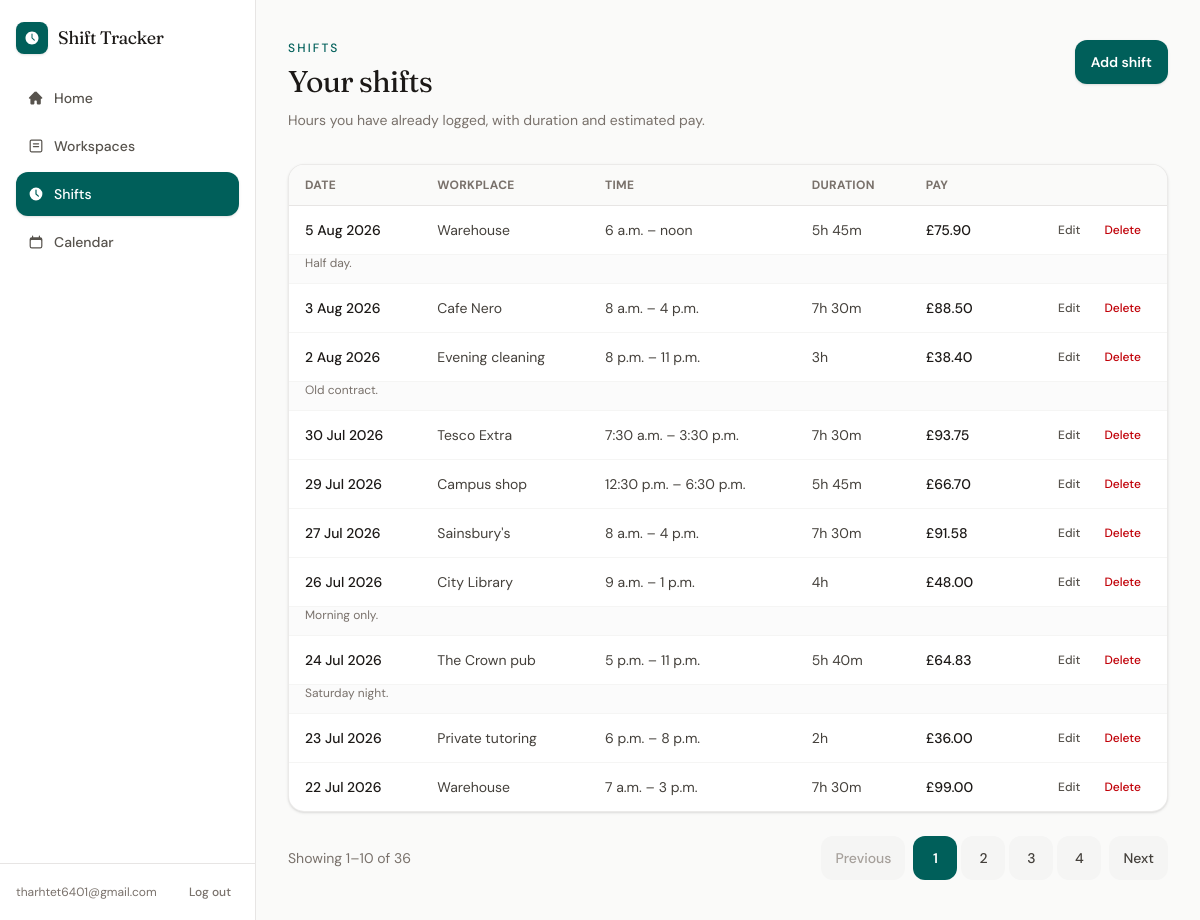
The page /shifts/ (signed in) on the database its author committed.
### shifts/models.py (models this page shows, shortened)
class Shift(models.Model):
    user = models.ForeignKey(
        settings.AUTH_USER_MODEL,
        on_delete=models.CASCADE,
        related_name="shifts",
    )
    workplace = models.ForeignKey(
        Workplace,
        on_delete=models.PROTECT,
        related_name="shifts",
    )
    date = models.DateField()
    start_time = models.TimeField()
    end_time = models.TimeField()
    break_minutes = models.PositiveIntegerField(default=0)
    hourly_rate_at_time = models.DecimalField(
        max_digits=6,
        decimal_places=2,
    )
    notes = models.TextField(
        blank=True,
    )
    created_at = models.DateTimeField(auto_now_add=True)
    updated_at = models.DateTimeField(auto_now=True)
    def duration_minutes(self):
        start = datetime.combine(
            self.date,
            self.start_time,
        )
        end = datetime.combine(
            self.date,
            self.end_time,
        )
        if end <= start:
            end += timedelta(days=1)
        total_minutes = int(
            (end - start).total_seconds() / 60
        )
        return total_minutes - self.break_minutes
    def duration_hours(self):
        return Decimal(self.duration_minutes()) / Decimal("60")
    def duration_display(self):
        minutes = max(self.duration_minutes(), 0)
        hours, remaining = divmod(minutes, 60)
        if hours and remaining:
            return f"{hours}h {remaining}m"
        if hours:
            return f"{hours}h"
        return f"{remaining}m"
    def estimated_earnings(self):
        return (
            self.duration_hours()
            * self.hourly_rate_at_time
        ).quantize(Decimal("0.01"))

### workspaces/models.py (models this page shows, shortened)
class Workplace(models.Model):
    user = models.ForeignKey(
        settings.AUTH_USER_MODEL,
        on_delete=models.CASCADE,
        related_name="workplaces",
    )
    name = models.CharField(max_length=100)
    hourly_rate = models.DecimalField(
        max_digits=6,
        decimal_places=2,
    )
    is_active = models.BooleanField(default=True)
    created_at = models.DateTimeField(auto_now_add=True)
    updated_at = models.DateTimeField(auto_now=True)

### shifts/views.py (the view)
# urls.py: path("shifts/", views.shift_list, name="shift_list"),
@login_required
def shift_list(request):
    try:
        context = _shift_list_context(request)
        template = (
            "shifts/partials/list.html"
            if request.headers.get("HX-Request")
            else "shifts/list.html"
        )
        return render(request, template, context)
    except Exception:
        messages.error(request, "Could not load your shifts.")
        template = (
            "shifts/partials/list.html"
            if request.headers.get("HX-Request")
            else "shifts/list.html"
        )
        return render(
            request,
            template,
            {
                "shifts": [],
                "page_obj": None,
                "page_url_name": "shift_list",
                "list_target": "#shift-list",
            },
        )

### config/pagination.py (called while the page is built)
def page_number_from_request(request, default=1):
    page = request.GET.get("page")
    if page:
        return page
    current = request.headers.get("HX-Current-URL", "")
    if current:
        values = parse_qs(urlparse(current).query).get("page")
        if values:
            return values[0]
    return default

def paginate(queryset, page, per_page):
    return Paginator(queryset, per_page).get_page(page)

### shifts/views.py (called while the page is built)
def _user_shifts(user):
    return user.shifts.select_related("workplace").order_by("-date", "-start_time")

def _shift_list_context(request, page=None):
    page_obj = paginate(
        _user_shifts(request.user),
        page if page is not None else page_number_from_request(request),
        SHIFT_PAGE_SIZE,
    )
    return {
        "shifts": page_obj.object_list,
        "page_obj": page_obj,
        "page_url_name": "shift_list",
        "list_target": "#shift-list",
    }

### shifts/templates/shifts/list.html (shortened to what this page needs)
{% extends "app.html" %}
{% block app_content %}
<div class="px-4 py-6 sm:px-8 sm:py-10">
    <div class="flex flex-col gap-4 sm:flex-row sm:items-start sm:justify-between">
        <div>
            <p class="text-xs font-medium uppercase tracking-[0.18em] text-teal-800">Shifts</p>
            <h1 class="mt-2 font-serif text-2xl tracking-tight text-stone-900 sm:text-3xl">Your shifts</h1>
            <p class="mt-2 max-w-xl text-sm leading-6 text-stone-500">
                Hours you have already logged, with duration and estimated pay.
            </p>
        </div>
        <button
            type="button"
            hx-get="{% url 'shift_create' %}"
            hx-target="#modal"
            hx-swap="innerHTML"
            class="min-h-11 w-full touch-manipulation rounded-xl bg-teal-800 px-4 text-sm font-semibold text-white shadow-sm transition hover:bg-teal-700 sm:w-auto"
        >
            Add shift
        </button>
    </div>
    <div id="shift-list" class="mt-8">
        {% include "shifts/partials/list.html" %}
    </div>
</div>
{% endblock %}

### templates/app.html (shortened to what this page needs)
{% extends "base.html" %}
{% block content %}
<div id="app-shell" class="flex min-h-screen md:flex-row">
    <aside
        id="app-sidebar"
        class="fixed inset-y-0 left-0 z-50 flex w-72 max-w-[85vw] -translate-x-full flex-col border-r border-stone-200 bg-white transition-transform duration-200 md:static md:z-auto md:w-64 md:max-w-none md:translate-x-0"
    >
        <div class="flex items-center justify-between gap-3 px-4 py-3 md:py-4">
            <a href="{% url 'home' %}" class="flex min-h-11 items-center gap-2.5 text-stone-900">
                <span class="flex size-8 items-center justify-center rounded-lg bg-teal-800 text-white shadow-sm">
                </span>
                <span class="font-serif text-lg tracking-tight">Shift Tracker</span>
            </a>
        </div>
        <nav class="flex flex-1 flex-col gap-1 overflow-y-auto px-3 pb-3 md:px-4">
            <a
                href="{% url 'home' %}"
                class="flex min-h-11 items-center gap-2.5 rounded-xl px-3 text-sm font-medium transition {% if request.resolver_match.url_name == 'home' %}bg-teal-800 text-white shadow-sm{% else %}text-stone-600 hover:bg-stone-100 hover:text-stone-900{% endif %}"
            >
                Home
            </a>
            <a
                href="{% url 'workplace_list' %}"
                class="flex min-h-11 items-center gap-2.5 rounded-xl px-3 text-sm font-medium transition {% if request.resolver_match.url_name == 'workplace_list' %}bg-teal-800 text-white shadow-sm{% else %}text-stone-600 hover:bg-stone-100 hover:text-stone-900{% endif %}"
            >
                Workspaces
            </a>
            <a
                href="{% url 'shift_list' %}"
                class="flex min-h-11 items-center gap-2.5 rounded-xl px-3 text-sm font-medium transition {% if request.resolver_match.url_name == 'shift_list' %}bg-teal-800 text-white shadow-sm{% else %}text-stone-600 hover:bg-stone-100 hover:text-stone-900{% endif %}"
            >
                <svg xmlns="http://www.w3.org/2000/svg" viewBox="0 0 20 20" fill="currentColor" class="size-4">
                    <path fill-rule="evenodd" d="M10 18a8 8 0 1 0 0-16 8 8 0 0 0 0 16Zm.75-13a.75.75 0 0 0-1.5 0v5c0 .192.078.384.22.53l3 2.75a.75.75 0 0 0 1.06-1.06l-2.78-2.547V5Z" clip-rule="evenodd" />
                </svg>
                Shifts
            </a>
            <a
                href="{% url 'shift_calendar' %}"
                class="flex min-h-11 items-center gap-2.5 rounded-xl px-3 text-sm font-medium transition {% if request.resolver_match.url_name == 'shift_calendar' %}bg-teal-800 text-white shadow-sm{% else %}text-stone-600 hover:bg-stone-100 hover:text-stone-900{% endif %}"
            >
                Calendar
            </a>
        </nav>
        <div class="mt-auto flex items-center justify-between gap-2 border-t border-stone-200 px-4 py-4">
            <span class="truncate text-xs text-stone-500">{{ user.email }}</span>
            <a
                href="{% url 'account_logout' %}"
                class="shrink-0 rounded-lg px-2 py-1 text-xs font-medium text-stone-500 transition hover:bg-stone-100 hover:text-stone-900"
            >
                Log out
            </a>
        </div>
    </aside>
    <div class="flex min-w-0 flex-1 flex-col">
        <div class="min-w-0 flex-1">
            {% block app_content %}{% endblock %}
        </div>
    </div>
</div>
{% endblock %}

### shifts/templates/shifts/partials/list.html (shortened to what this page needs)
{% if shifts %}
    <div class="hidden overflow-x-auto rounded-2xl border border-stone-200/80 bg-white shadow-sm md:block">
        <table class="min-w-full text-left text-sm">
            <thead class="border-b border-stone-200 bg-stone-50 text-xs font-medium uppercase tracking-wide text-stone-500">
                <tr>
                    <th class="px-4 py-3">Date</th>
                    <th class="px-4 py-3">Workplace</th>
                    <th class="px-4 py-3">Time</th>
                    <th class="px-4 py-3">Duration</th>
                    <th class="px-4 py-3">Pay</th>
                    <th class="px-4 py-3"><span class="sr-only">Actions</span></th>
                </tr>
            </thead>
            <tbody class="divide-y divide-stone-100">
                {% for shift in shifts %}
                    <tr class="text-stone-700">
                        <td class="whitespace-nowrap px-4 py-3 font-medium text-stone-900">{{ shift.date }}</td>
                        <td class="px-4 py-3">{{ shift.workplace.name }}</td>
                        <td class="whitespace-nowrap px-4 py-3">
                            {{ shift.start_time }} – {{ shift.end_time }}
                        </td>
                        <td class="whitespace-nowrap px-4 py-3">{{ shift.duration_display }}</td>
                        <td class="whitespace-nowrap px-4 py-3 font-medium text-stone-900">
                            £{{ shift.estimated_earnings }}
                        </td>
                        <td class="whitespace-nowrap px-4 py-3 text-right">
                            <div class="flex justify-end gap-1">
                                <button
                                    type="button"
                                    hx-get="{% url 'shift_update' shift.pk %}"
                                    hx-target="#modal"
                                    hx-swap="innerHTML"
                                    class="rounded-lg px-2.5 py-1 text-xs font-medium text-stone-600 transition hover:bg-stone-100 hover:text-stone-900"
                                >
                                    Edit
                                </button>
                                <button
                                    type="button"
                                    hx-get="{% url 'shift_delete' shift.pk %}"
                                    hx-target="#modal"
                                    hx-swap="innerHTML"
                                    class="rounded-lg px-2.5 py-1 text-xs font-medium text-red-700 transition hover:bg-red-50"
                                >
                                    Delete
                                </button>
                            </div>
                        </td>
                    </tr>
                    {% if shift.notes %}
                        <tr class="bg-stone-50/70">
                            <td colspan="6" class="px-4 pb-3 pt-0 text-xs text-stone-500">
                                {{ shift.notes }}
                            </td>
                        </tr>
                    {% endif %}
                {% endfor %}
            </tbody>
        </table>
    </div>
{% else %}
    <div class="rounded-2xl border border-dashed border-stone-300 bg-white px-6 py-12 text-center">
        <p class="font-medium text-stone-800">No shifts logged yet</p>
        <p class="mt-1 text-sm text-stone-500">Add a shift after you finish work.</p>
    </div>
{% endif %}
{% include "partials/pagination.html" %}

### rows shown on the page
Shift: date "5 Aug 2026", workplace.name "Warehouse", start_time "6 a.m.", end_time "noon", duration_display "5h 45m", estimated_earnings "75.90", notes "Half day."
Shift: date "3 Aug 2026", workplace.name "Cafe Nero", start_time "8 a.m.", end_time "4 p.m.", duration_display "7h 30m", estimated_earnings "88.50"
Shift: date "2 Aug 2026", workplace.name "Evening cleaning", start_time "8 p.m.", end_time "11 p.m.", duration_display "3h", estimated_earnings "38.40", notes "Old contract."
Shift: date "30 Jul 2026", workplace.name "Tesco Extra", start_time "7:30 a.m.", end_time "3:30 p.m.", duration_display "7h 30m", estimated_earnings "93.75"
Shift: date "29 Jul 2026", workplace.name "Campus shop", start_time "12:30 p.m.", end_time "6:30 p.m.", duration_display "5h 45m", estimated_earnings "66.70"
Shift: date "27 Jul 2026", workplace.name "Sainsbury's", start_time "8 a.m.", end_time "4 p.m.", duration_display "7h 30m", estimated_earnings "91.58"
Shift: date "26 Jul 2026", workplace.name "City Library", start_time "9 a.m.", end_time "1 p.m.", duration_display "4h", estimated_earnings "48.00", notes "Morning only."
Shift: date "24 Jul 2026", workplace.name "The Crown pub", start_time "5 p.m.", end_time "11 p.m.", duration_display "5h 40m", estimated_earnings "64.83", notes "Saturday night."
Shift: date "23 Jul 2026", workplace.name "Private tutoring", start_time "6 p.m.", end_time "8 p.m.", duration_display "2h", estimated_earnings "36.00"
Shift: date "22 Jul 2026", workplace.name "Warehouse", start_time "7 a.m.", end_time "3 p.m.", duration_display "7h 30m", estimated_earnings "99.00"

### other values the page prints
{{ user.email }} "tharhtet6401@gmail.com"
{{ page_obj.start_index }} "1"
{{ page_obj.end_index }} "10"
{{ page_obj.paginator.count }} "36"
{{ num }} "1"
{{ num }} "2" "3" "4"
